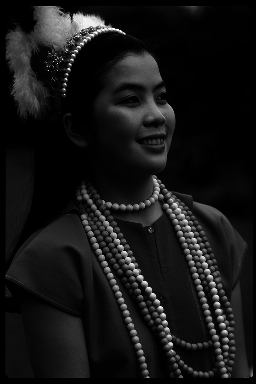
#> input picture linear.png, 256 x 384 px, given in place of linear.tif, which was not available; the run also reads 1 picture not shown here
$ python gamma.py
#> lines starting #> are read from the running program, lines starting #| are printed output that depends on the picture; pictures that were not available may be replaced by others from this repository, and a replacement may not be noted
import numpy as np
import matplotlib.pyplot as plt
from PIL import Image
import sys
from pathlib import Path

def display_stripes(gray_level):
    # Create an empty array of size 256x256
#> called with gray_level = 170
    array = np.zeros((256, 256), dtype=np.uint8)

    # Define constants
    stripe_height = 16
    checkerboard_block_edge_length = 2

    # Calculate the number of stripes
    num_stripes = array.shape[0] // stripe_height

    # Alternate between checkerboard pattern and constant gray level
    for i in range(num_stripes):
        if i % 2 == 0:
            # create checkerboard on a stripe
            for j in range(i * stripe_height, (i + 1) * stripe_height, 1):
                for k in range(array.shape[1]):
                    if ((j // checkerboard_block_edge_length) + (k // checkerboard_block_edge_length)) % 2 == 0:
                        array[j, k] = 255
        else:
            # gray level
            array[i * stripe_height: (i + 1) * stripe_height, :] = gray_level

    # Display the array
    plt.imshow(array, cmap='gray', vmin=0, vmax=255)
    plt.axis('off')
    plt.show()
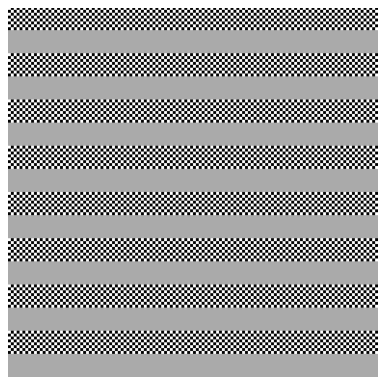
#> figure drawn by matplotlib, 1 panel

    return array

def gamma_correct_linear(linear_img: np.array, gamma: float):
    # original
    # y = 255 * (x / 255) ** gamma
    # apply inverted equation
    x = linear_img
    y = 255 * (x / 255) ** (1 / gamma)

    return y

def gamma_correct(gamma_corrected_img: np.array, gamma: float, desired_gamma: float):
    # convert gamma corrected image back to linear
    x = gamma_corrected_img
    linear_img = 255 * (x / 255) ** (gamma)

    # convert linear image back to gamma corrected
    y = gamma_correct_linear(linear_img, desired_gamma)

    return y


def main():
    initial_gray_level = 127
    # initial_image = display_stripes(initial_gray_level)

    matching_gray_level = 170
    # Display the image with the matching gray level
    matching_image = display_stripes(matching_gray_level)
    plt.imsave('matching_gray_level.png', matching_image, cmap='gray')
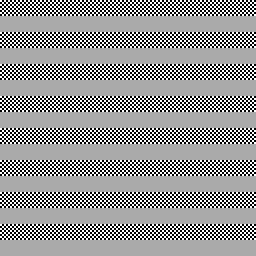
#> saved as matching_gray_level.png: shape (256, 256, 3); min 0, max 255, mean 148.8

    # Print the matching gray level
    print("Matching Gray Level:", matching_gray_level)

    # Calculate gamma
    monitor_gamma = np.log(0.5) / np.log(matching_gray_level / 255)
    print("monitor gamma: ", monitor_gamma)

    im = Image.open('linear.tif')
#> im is the input picture: PIL image 256x384 L; min 0, max 253, mean 21.3
    x = np.array(im)

    y = gamma_correct_linear(x, monitor_gamma)
#> in gamma_correct_linear, `y = 255 * (x / 255) ** (1 / gamma)`:
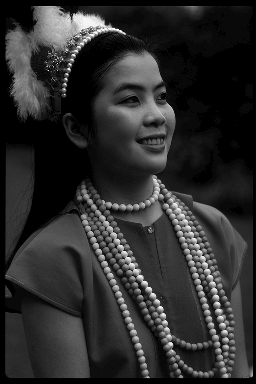
#> y: shape (384, 256) float64; min 0, max 253.8, mean 45.2
    plt.imsave('linear_gamma_corrected.png', y, cmap='gray')

    im = Image.open('gamma15.tif')
    x = np.array(im)

    y = gamma_correct(x, 1.5, monitor_gamma)
    plt.imsave('gamma15_gamma_corrected.png', y, cmap='gray')


if __name__ == "__main__":
    main()
